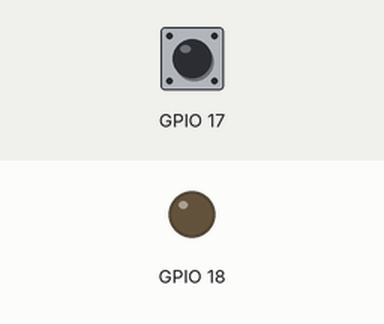
A program run on a simulated Raspberry Pi (BCM pin numbers). Parts: output pins drawn as LEDs (lit = HIGH). The test bench sets the inputs (shaded band); at power-on: GPIO 17 LOW. What the program prints to the terminal is not drawn.

Above: at 1.2 s.
1.3 s: GPIO 17 pulled HIGH for 0.15 s
At 2.5 s:
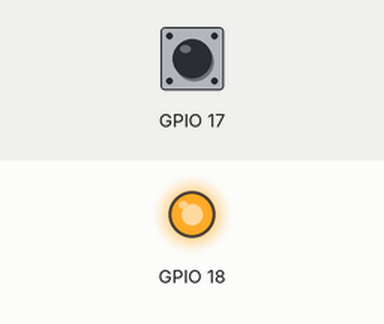
2.9 s: GPIO 17 pulled HIGH for 1 s
At 3.9 s:
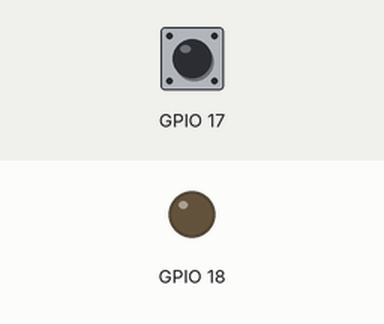
5.4 s: GPIO 17 pulled HIGH for 3.2 s
At 5.8 s:
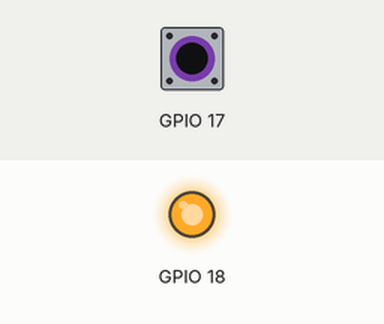
Timing chart, 0 to 8.4 s (numbered marks = the images above; inputs shaded):
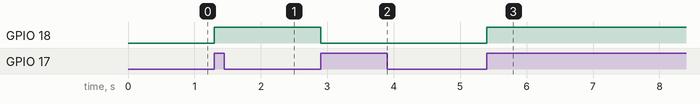

Measured:
- after the input at 1.3 s, GPIO 18: LOW → HIGH at once
- after the input at 2.9 s, GPIO 18: HIGH → LOW at once
- after the input at 5.4 s, GPIO 18: LOW → HIGH at once

The program:

event_button_led.py
```python
#Raspberry Pi GPIO buton activated led (event based)
#led turns on the first time a button is pressed
#B18 -> led -> 200 ohm resistor -> ground
#3.3V -> button -> 10K ohm resistor -> B17

import RPi.GPIO as GPIO

def button_pushed(event): #receives information about event
    if GPIO.input(18) == 0: #if led is off
        GPIO.output(18, GPIO.HIGH)
    else: #if led is on
        GPIO.output(18, GPIO.LOW)

def setup():
    GPIO.setmode(GPIO.BCM) #BCM pin numbering
    GPIO.setup(17, GPIO.IN, pull_up_down=GPIO.PUD_DOWN)
    GPIO.add_event_detect(17, GPIO.RISING, callback=button_pushed) #call button_pushed on rising edge (button pushed)
    GPIO.setup(18, GPIO.OUT, initial=GPIO.LOW)

try:
    setup()
    message = raw_input("Press ENTER to quit") #wait for user while listening for button

finally:
    print("exiting")
    GPIO.cleanup()
```
